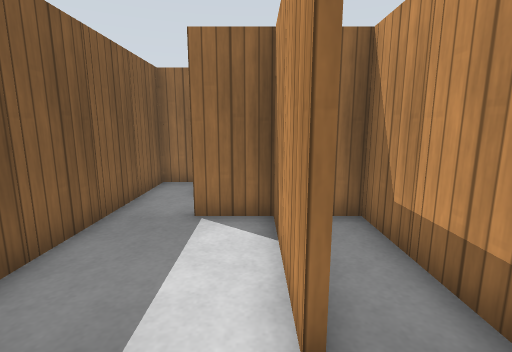
view 1 (above)

21 first-person views from a walk through a Gazebo world. The camera is 1 m above the floor, tilts 10° down and sees 85° across. The floor is counted in squares, 0.5 m on a side. Each view is taken from the middle of a square. On the plan, view 1 faces up. The plan holds only what a view shows up to about 17 squares ahead; the rest is blank. Gazebo's built-in surfaces are drawn with simple patterns.

view 2
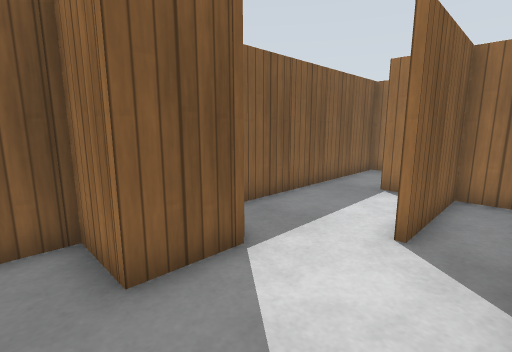

view 3
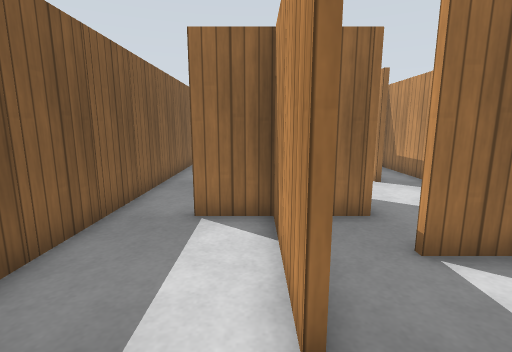

view 4
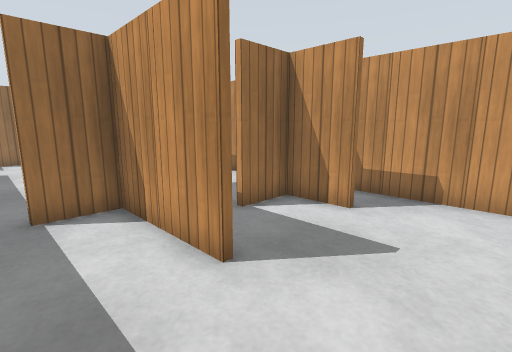

view 5
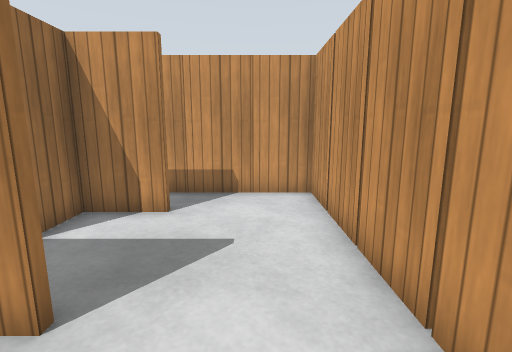

view 6
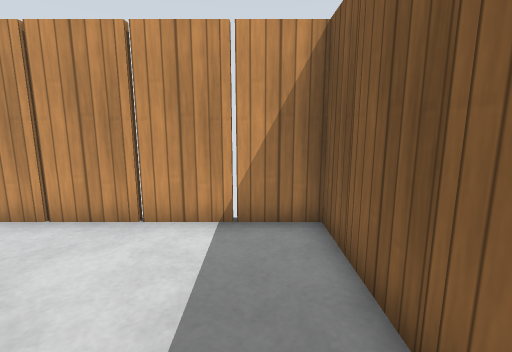

view 7
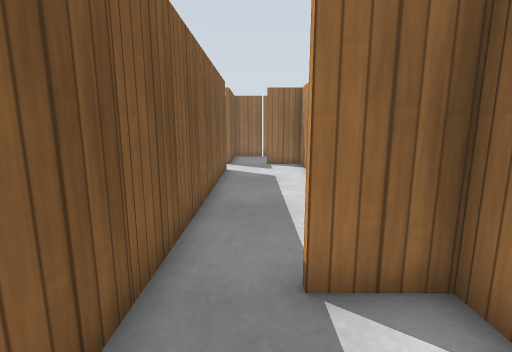

view 8
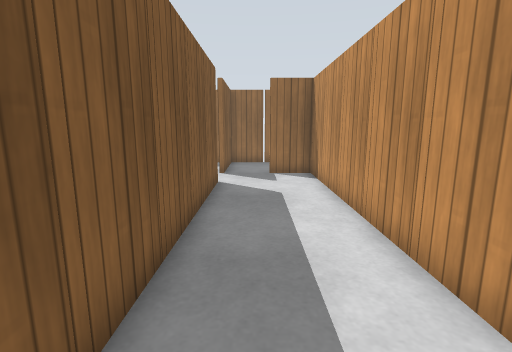

view 9
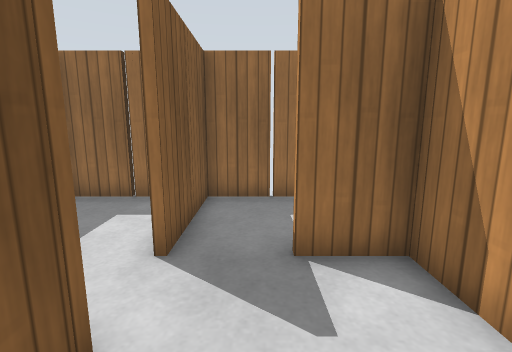

view 10
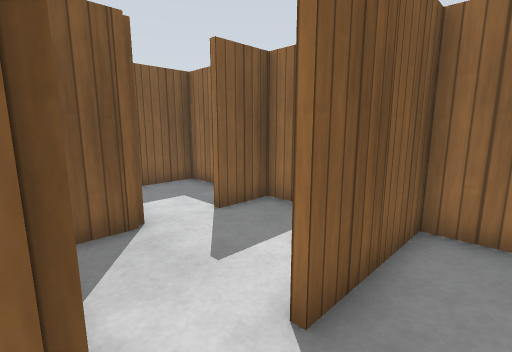

view 11
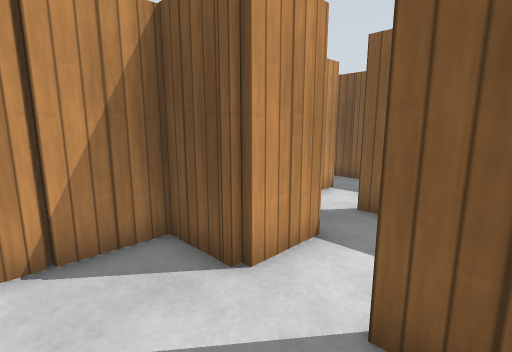

view 12
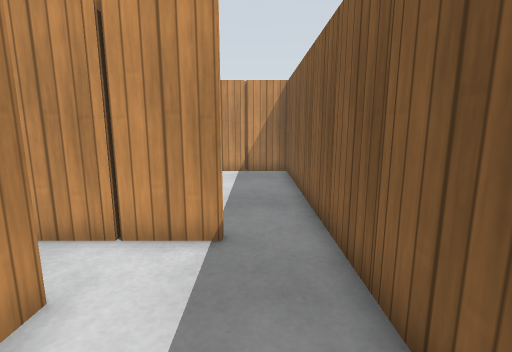

view 13
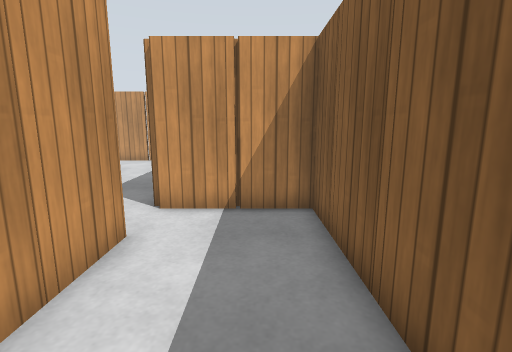

view 14
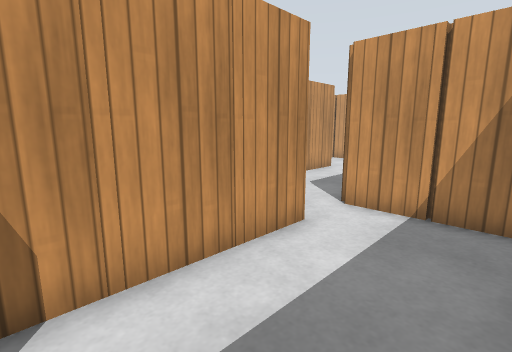

view 15
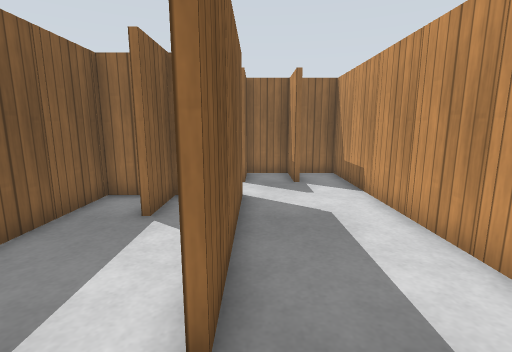

view 16
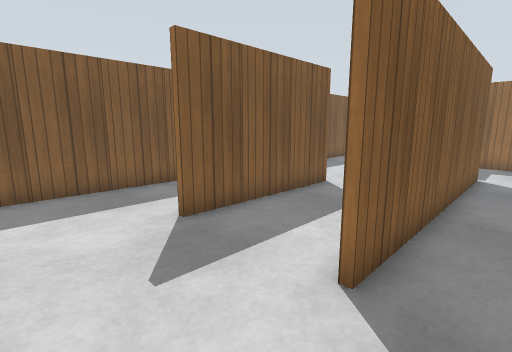

view 17
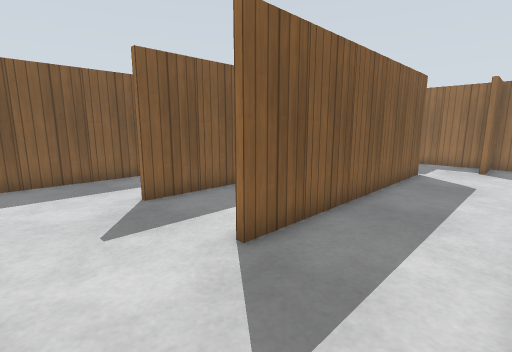

view 18
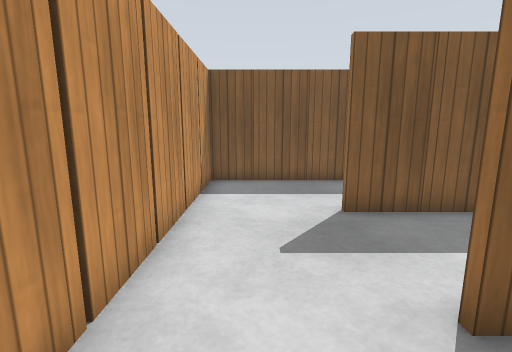

view 19
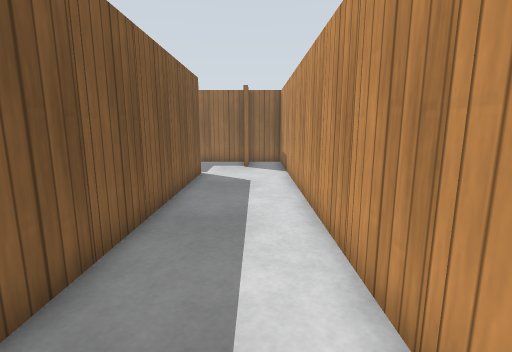

view 20
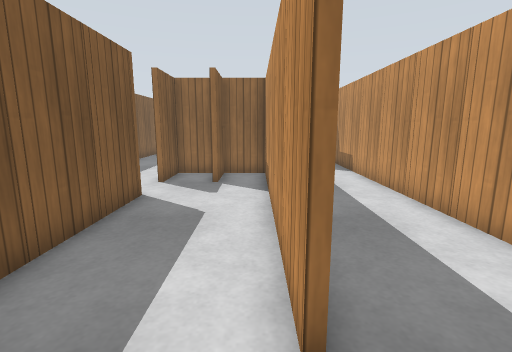

view 21
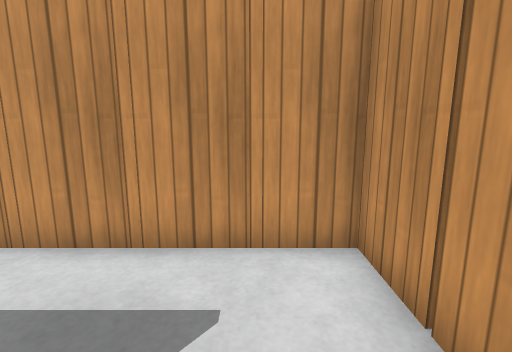

### Floor plan
Points are (right, up) in squares from view 1. A wall is a line through its corners. A room is listed if a view was taken in it or the views show most of it. See-through windows are left out.
Room 1 (views 1, 2, 3, 4, 5, 6, 7, 8, 9, 10, 11, 12, 13, 14, 15, 16, 17, 18, 19, 20, 21)
walls: (-7.6, 2.4) (-7.6, 3.5); (-7.6, 0.4) (-7.6, 1.5); (-11.6, 2.4) (-11.6, 4.1); (-7.6, 4.4) (-7.6, 5.5); (-11.6, 0.4) (-11.6, 1.5); (-11.4, 4) (-11.4, -6); (-7.6, -1.6) (-7.6, -0.5); (-11.6, -1.6) (-11.6, -0.5); (-13.6, 2) (-13.6, 3.4); (-13.4, 3.4) (-13.4, 2); (-7.6, 6.4) (-7.6, 8.1); (-9.4, 7.4) (-9.4, 6); (-3.6, 2.4) (-3.6, 3.5); (-3.6, 0.4) (-3.6, 1.5); (-7.6, -3.6) (-7.6, -2.5); (-3.6, 4.4) (-3.6, 5.5); (-4.4, -1.9) (-5.5, -1.9); (-11.6, -3.6) (-11.6, -2.5); (-7.4, 8) (-7.4, -3.6); (-10.4, 8.1) (-12.5, 8.1); (-15.6, 2) (-15.6, 5.6); (-15.4, 0) (-15.4, -6); (-15.4, 4.1) (-15.4, 2); (-3.6, 6.4) (-3.6, 7.5); (-3.4, -2.5) (-3.4, -3); (-7.4, -5.2) (-7.4, -9.8); (-7.6, -5.6) (-7.6, -4.5); (-3.6, -3.6) (-3.6, -2.5); (-16.6, 0.3) (-15.5, 0.3); (-1.4, 0) (-1.4, -1.9) (-2.5, -1.9); (-15.6, 6.5) (-15.6, 7.1); (-11.4, 10) (-11.4, 8.3) (-10.4, 8.3); (-3.6, 8.4) (-3.6, 9.5); (-11.6, -6) (-11.6, -4.4); (-17.4, -0.5) (-17.4, -2); (-4.5, 10.1) (-5.5, 10.1); (-3.4, 9.5) (-3.4, 2.4); (0.4, 2) (0.4, 3.5); (-13.5, 10.3) (-11.5, 10.3); (-0.4, 6.1) (-1.5, 6.1); (-18.4, 0.1) (-19.4, 0.1) (-19.4, -9.7) (2.4, -9.7) (2.4, -8.4); (-3.6, -6) (-3.6, -4.5); (-7.6, -7.6) (-7.6, -6.5); (0.4, 4.4) (0.4, 5.5); (0.6, 5.5) (0.6, 2); (-0.5, -3.9) (-1.5, -3.9); (-15.6, 10) (-15.6, 10.6); (-17.5, 8.3) (-16.5, 8.3); (-15.4, 10.6) (-15.4, 10); (2.4, 2.4) (2.4, 3.5); (2.4, 0.6) (2.4, 1.1); (2.4, 4.4) (2.4, 6.1) (1.5, 6.1); (-7.6, -9.8) (-7.6, -8.4); (-8, 13.9) (-11.4, 13.9) (-11.4, 12); (0.4, -6) (0.4, -4.5); (-5.5, 13.9) (-7.4, 13.9) (-7.4, 10); (-14, 13.9) (-15.4, 13.9) (-15.4, 12.4); (2.4, -5.6) (2.4, -5); (-19.4, 11.6) (-19.4, 0.3) (-18.4, 0.3); (2.4, -7.6) (2.4, -6.5)
objects: wooden post (-20, -8); wooden post (-20, -6); wooden post (-20, -4); wooden post (-20, -2); wooden post (-20, 2); wooden post (-20, 4); wooden post (-20, 6); wooden post (-20, 8); wooden post (-20, 10); wooden post (-18, 0); wooden post (-17, -10); wooden post (-17, 0); wooden post (-16, 4); wooden post (-15, -10); wooden post (-15, -4); wooden post (-15, -2); wooden post (-15, 0); wooden post (-15, 6); wooden post (-15, 8); wooden post (-15, 12); other object (-14, 4); wooden post (-13, -10); wooden post (-13, 4); wooden post (-11, -10); wooden post (-11, -4); wooden post (-11, -2); wooden post (-11, 0); wooden post (-11, 2); other object (-11, 4); wooden post (-11, 10); wooden post (-10, 8); wooden post (-9, -10); wooden post (-9, 8); wooden post (-9, 14); wooden post (-7, -8); wooden post (-7, -6); wooden post (-7, -4); wooden post (-7, -2); wooden post (-7, 0); wooden post (-7, 2); wooden post (-7, 4); wooden post (-7, 6); wooden post (-7, 8); wooden post (-7, 12); wooden post (-5, -10); wooden post (-5, 14); wooden post (-4, -2); wooden post (-4, 10); wooden post (-3, -10); wooden post (-3, -4); wooden post (-3, -2); wooden post (-3, 2); wooden post (-3, 4); wooden post (-3, 6); wooden post (-3, 8); wooden post (-3, 10); wooden post (-1, -10); wooden post (-1, 0); wooden post (0, -4); wooden post (0, 6); wooden post (1, -10); wooden post (1, 4); wooden post (1, 6); wooden post (3, -8); wooden post (3, -6); wooden post (3, 4)

Where each view was taken, in squares from view 1:
view 1: 0 up, 0 right, facing up
view 2: 3 down, 2 right, facing up-left
view 3: 8 down, 4 left, facing up
view 4: 9 down, 6 left, facing up-right
view 5: 8 down, 6 left, facing right
view 6: 4 down, 6 left, facing down
view 7: 5 down, 6 left, facing up
view 8: 2 down, 6 left, facing up
view 9: 6 up, 6 left, facing up
view 10: 8 up, 6 left, facing up-left
view 11: 13 up, 9 left, facing down-left
view 12: 13 up, 18 left, facing down
view 13: 7 up, 18 left, facing down
view 14: 7 up, 19 left, facing down-right
view 15: 8 down, 15 left, facing up
view 16: 9 down, 10 left, facing up-left
view 17: 9 down, 8 left, facing up-left
view 18: 8 down, 9 left, facing left
view 19: 8 down, 9 left, facing up
view 20: 8 down, 12 left, facing up
view 21: 8 down, 12 left, facing right
